Frame 1 (no input): blank canvas, image omitted
Frame 60 (the mouse pressed at the canvas centre just before this capture): blank canvas, image omitted
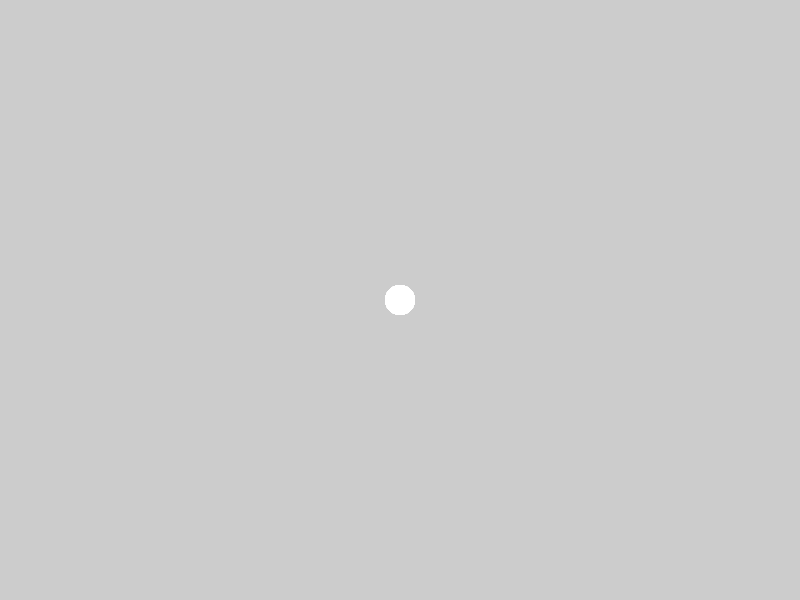
Frame 120 (the mouse held since frame 60 and released just before this capture)

The Processing sketch whose frames 1 and 60 were blank and that drew this single picture after the mouse press (run headless with seeded random() and noise(); from frame 60 on, the mouse is pressed at the canvas centre):

// Processing sketch: Tegneprogram
// ── Tegneprogram.pde
void setup() {
  size(800, 600);
  noStroke();
}

void draw() {
  if (mousePressed) {
    ellipse(mouseX, mouseY, 30, 30);
  }
}
